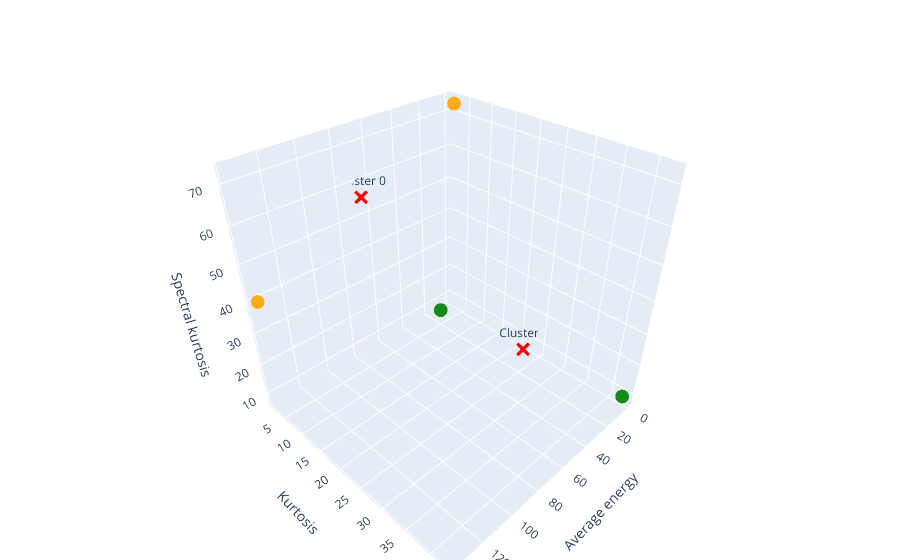
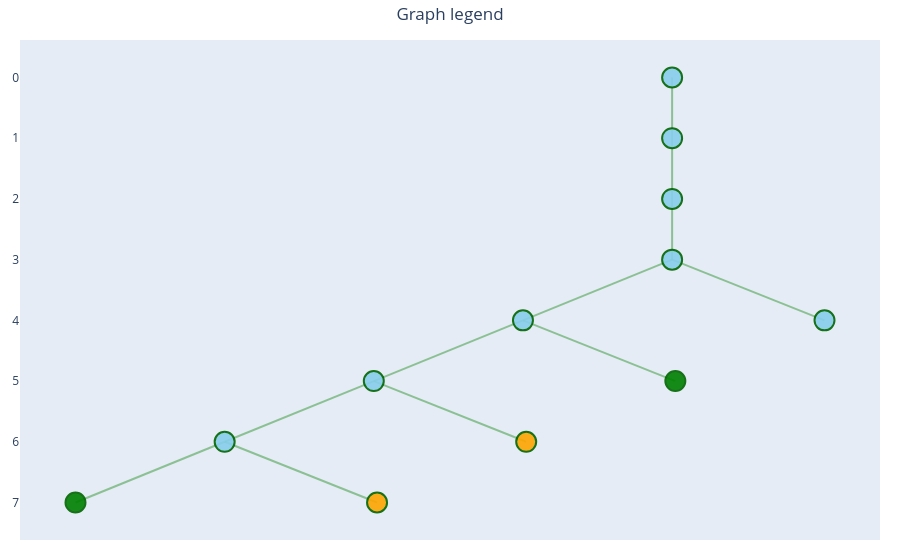

These figures' notebook cell, in order:
### Markdown cell above
### Plotting

### Code cell
tr_obj.calc_frequencies(sampling_rate)

fig = plot.plotly_clustering(
    data_train, 
    centers_sorted,
    labels_sorted, 
    [classifying_metrics[i] for i in [0, 1, 2]],
    nodes=tr_obj.get_leaf_nodes(freq_threshold=freq_threshold)
)

tr_obj.plot_tree(
    node_size=20,
    node_colour=list(labels_sorted),
    freq_threshold=freq_threshold,
    show_frequency=True,
    use_plotly=True,
)

### Figure 1 — Plotly figure (JSON) as saved in the notebook; plotly's stock layout.template omitted (floating-point values rounded to 4 significant figures)
{"data": [{"hoverinfo": "skip", "marker": {"color": "red", "size": 5, "symbol": "x"}, "mode": "markers+text", "name": "Center Cluster 0", "text": ["Cluster 0"], "textposition": "top center", "type": "scatter3d", "x": [68.39], "y": [2.131], "z": [56.26]}, {"hoverinfo": "text", "hovertext": ["Node (l, n): (6, 1)<br>Freq range: 1.56e+06 – 3.12e+06", "Node (l, n): (7, 1)<br>Freq range: 7.81e+05 – 1.56e+06"], "marker": {"color": "orange", "opacity": 0.9, "size": 8, "symbol": "circle"}, "mode": "markers", "name": "Cluster 0, Level 0", "showlegend": false, "type": "scatter3d", "x": [0.2369, 136.5], "y": [2.602, 1.66], "z": [72.67, 39.85]}, {"hoverinfo": "skip", "marker": {"color": "red", "size": 5, "symbol": "x"}, "mode": "markers+text", "name": "Center Cluster 1", "text": ["Cluster 1"], "textposition": "top center", "type": "scatter3d", "x": [6.479], "y": [22.65], "z": [8.576]}, {"hoverinfo": "text", "hovertext": ["Node (l, n): (5, 1)<br>Freq range: 3.12e+06 – 6.25e+06", "Node (l, n): (7, 0)<br>Freq range: 0.00e+00 – 7.81e+05"], "marker": {"color": "green", "opacity": 0.9, "size": 8, "symbol": "circle"}, "mode": "markers", "name": "Cluster 1, Level 0", "showlegend": false, "type": "scatter3d", "x": [0.1481, 12.81], "y": [42.53, 2.767], "z": [9.071, 8.082]}], "layout": {"hovermode": "closest", "margin": {"b": 0, "l": 0, "r": 0, "t": 40}, "scene": {"aspectmode": "cube", "xaxis": {"title": {"text": "Average energy"}}, "yaxis": {"title": {"text": "Kurtosis"}}, "zaxis": {"title": {"text": "Spectral kurtosis"}}}, "showlegend": false}}

### Figure 2 — Plotly figure (JSON) as saved in the notebook; plotly's stock layout.template omitted (floating-point values rounded to 4 significant figures)
{"data": [{"hoverinfo": "none", "line": {"color": "rgba(50,150,50,0.5)", "width": 2}, "mode": "lines", "type": "scatter", "x": [5.576, 5.576, null, 5.576, 5.576, null, 5.576, 5.576, null, 4.182, 5.576, null, 7, 5.576, null, 2.788, 4.182, null, 5.606, 4.182, null, 1.394, 2.788, null, 4.212, 2.788, null, 0, 1.394, null, 2.818, 1.394, null], "y": [1, 0, null, 2, 1, null, 3, 2, null, 4, 3, null, 4, 3, null, 5, 4, null, 5, 4, null, 6, 5, null, 6, 5, null, 7, 6, null, 7, 6, null]}, {"hoverinfo": "text", "hovertext": ["Node (0, 0)<br>Freq: 0.00e0–100.00e6", "Node (1, 0)<br>Freq: 0.00e0–50.00e6", "Node (2, 0)<br>Freq: 0.00e0–25.00e6", "Node (3, 0)<br>Freq: 0.00e0–12.50e6", "Node (4, 0)<br>Freq: 0.00e0–6.25e6", "Node (4, 1)<br>Freq: 6.25e6–12.50e6", "Node (5, 0)<br>Freq: 0.00e0–3.12e6", "Node (5, 1)<br>Freq: 3.12e6–6.25e6", "Node (6, 0)<br>Freq: 0.00e0–1.56e6", "Node (6, 1)<br>Freq: 1.56e6–3.12e6", "Node (7, 0)<br>Freq: 0.00e0–781.00e3", "Node (7, 1)<br>Freq: 781.00e3–1.56e6"], "marker": {"color": ["skyblue", "skyblue", "skyblue", "skyblue", "skyblue", "skyblue", "skyblue", "green", "skyblue", "orange", "green", "orange"], "line": {"color": "darkgreen", "width": 2}, "opacity": 0.9, "size": 20}, "mode": "markers", "type": "scatter", "x": [5.576, 5.576, 5.576, 5.576, 4.182, 7, 2.788, 5.606, 1.394, 4.212, 0, 2.818], "y": [0, 1, 2, 3, 4, 4, 5, 5, 6, 6, 7, 7]}], "layout": {"hovermode": "closest", "margin": {"b": 20, "l": 20, "r": 20, "t": 40}, "showlegend": false, "title": {"text": "Graph legend", "x": 0.5}, "xaxis": {"showgrid": false, "showticklabels": false, "zeroline": false}, "yaxis": {"autorange": "reversed", "showgrid": false, "zeroline": false}}}
